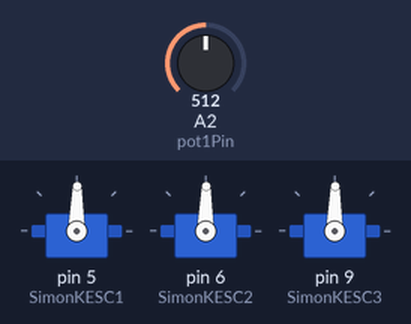
A sketch run on a simulated Arduino Uno, built with avr-gcc and run on an emulated ATmega328P. Parts: 3 × servo. The inputs (shaded band) are chosen by the test bench; at power-on: A2 (pot1Pin) = 512.

Above: at 1.2 s.
1.3 s: A2 (pot1Pin) set to 716
At 2.5 s:
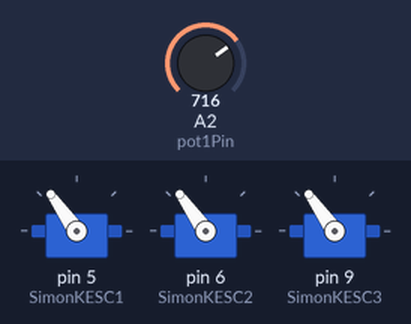
2.8 s: A2 (pot1Pin) set to 900
At 3.6 s:
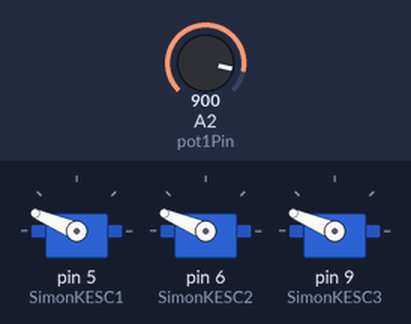
4.3 s: A2 (pot1Pin) set to 1023
At 4.7 s:
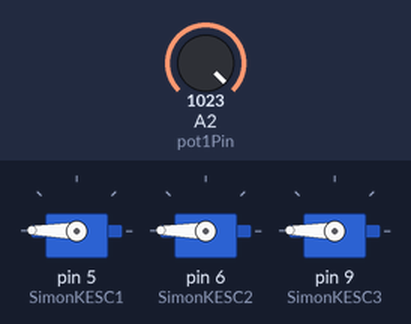
5.8 s: A2 (pot1Pin) set to 306
At 7.0 s:
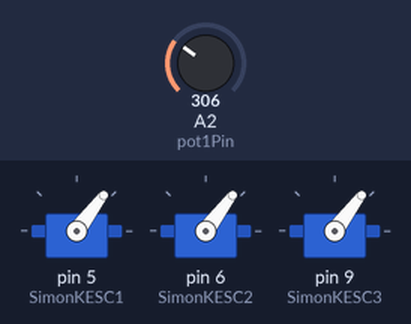
7.3 s: A2 (pot1Pin) set to 122
At 8.2 s:
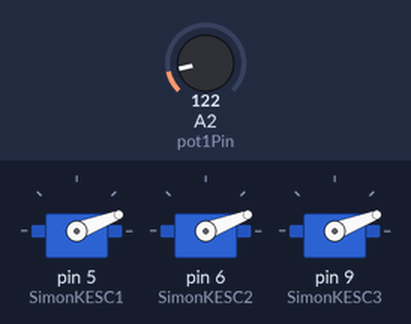
8.8 s: A2 (pot1Pin) set to 511
At 9.4 s:
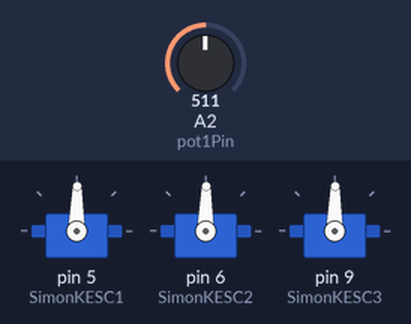
Timing chart, 0 to 11.3 s (numbered marks = the images above; inputs shaded):
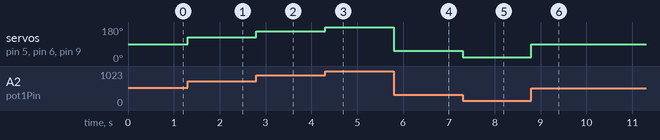

The sketch:

Mini_Potential_PWM.ino
```cpp
// Fast Receive Serial Data
// read serial
// debug serial write, servoOut = xx
// output PWM D5 ping

#include <Servo.h>

Servo SimonKESC1;
Servo SimonKESC2;
Servo SimonKESC3;
int servoOut1 = 0;
int servoOut2 = 0;
int servoOut3 = 0;
int pot1Pin = A2;

void setup()
{
   SimonKESC1.attach(5);
   SimonKESC2.attach(6);
   SimonKESC3.attach(9);
}

void loop()
{
  int pot1 = analogRead(pot1Pin);
  int mapData = map(pot1, 0, 1023, 0, 179);

  SimonKESC1.write(mapData);
  SimonKESC2.write(mapData);
  SimonKESC3.write(mapData);
}
```

Measured:
- after the input at 1.3 s, servo on pin 5 (SimonKESC1), servo on pin 6 (SimonKESC2), servo on pin 9 (SimonKESC3): 89° → 125° at once
- after the input at 2.8 s, servo on pin 5 (SimonKESC1), servo on pin 6 (SimonKESC2), servo on pin 9 (SimonKESC3): 125° → 157° at once
- after the input at 4.3 s, servo on pin 5 (SimonKESC1), servo on pin 6 (SimonKESC2), servo on pin 9 (SimonKESC3): 157° → 179° at once
- after the input at 5.8 s, servo on pin 5 (SimonKESC1), servo on pin 6 (SimonKESC2), servo on pin 9 (SimonKESC3): 179° → 53° at once
- after the input at 7.3 s, servo on pin 5 (SimonKESC1), servo on pin 6 (SimonKESC2), servo on pin 9 (SimonKESC3): 53° → 21° at once
- after the input at 8.8 s, servo on pin 5 (SimonKESC1), servo on pin 6 (SimonKESC2), servo on pin 9 (SimonKESC3): 21° → 89° at once
